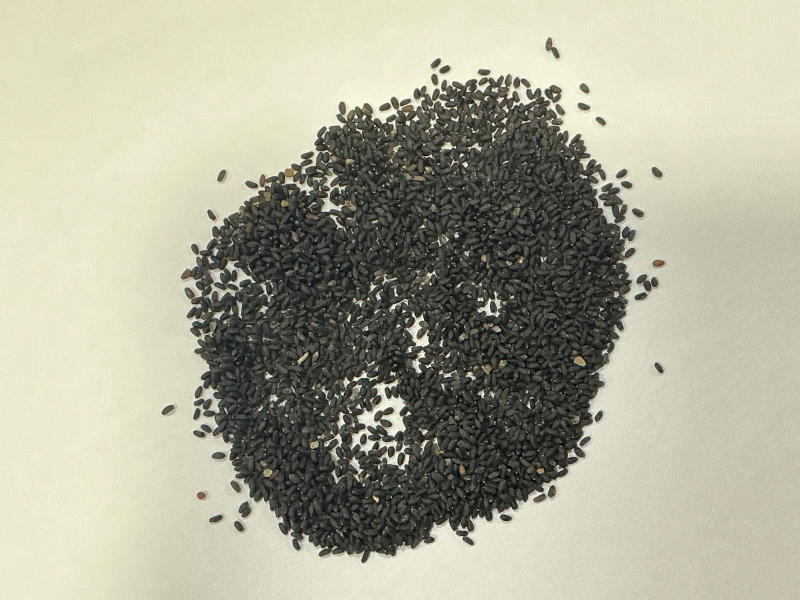
#> input picture Basil/1.jpg, 1600 x 1200 px (shown at 1/2 size)
$ python imageInput.py   (older library calls are emulated)
#> lines starting #> are read from the running program, lines starting #| are printed output that depends on the picture; after the words box and inside, x2 and y2 are one past the last pixel; in counts of white or black regions, pixels touching at a corner belong together
#> (reads chia_basil_dataset.csv from the repository)
#> the answer given: Basil/1.jpg
#> (reads knn_model.pkl from the repository)
#> (reads scaler.pkl from the repository)
import cv2
import joblib
import numpy as np
import pandas as pd
import tkinter as tk
from tkinter import filedialog
from skimage.feature import graycomatrix, graycoprops
from sklearn.neighbors import KNeighborsClassifier
from sklearn.preprocessing import StandardScaler

# Function to extract HSV + Texture + Edges + Shape features
def extract_features(image_path):
#> called with image_path = 'Basil/1.jpg'
    image = cv2.imread(image_path)
#> image is the input picture: shape (1200, 1600, 3); mean B, G, R 151.6, 170.6, 172
    if image is None:
        return None  # Handle invalid images

    image = cv2.resize(image, (200, 200))
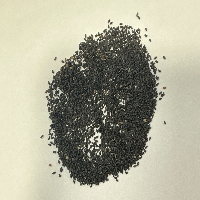
#> image: shape (200, 200, 3); mean B, G, R 151.8, 170.8, 172.2
    hsv_image = cv2.cvtColor(image, cv2.COLOR_BGR2HSV)
#> hsv_image: shape (200, 200, 3); mean H, S, V 31.1, 31.5, 172.7
    h, s, v = cv2.split(hsv_image)
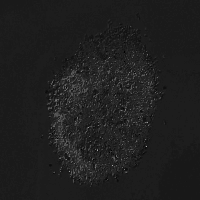
#> h: shape (200, 200); min 0, max 170, mean 31.1
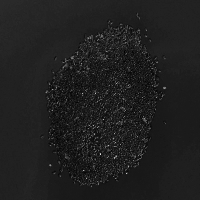
#> s: shape (200, 200); min 0, max 231, mean 31.5
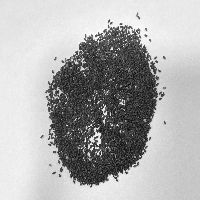
#> v: shape (200, 200); min 6, max 254, mean 172.7

    # HSV Features (Color)
    h_mean, s_mean, v_mean = np.mean(h), np.mean(s), np.mean(v)
#> h_mean = 31.14; s_mean = 31.46; v_mean = 172.7

    # Texture Features using GLCM (Grey Level Co-occurrence Matrix)
    gray_image = cv2.cvtColor(image, cv2.COLOR_BGR2GRAY)
    glcm = graycomatrix(gray_image, [1], [0], 256, symmetric=True, normed=True)
    contrast = graycoprops(glcm, 'contrast')[0, 0]
#> contrast = 981.1
    energy = graycoprops(glcm, 'energy')[0, 0]
#> energy = 0.0361

    # Edge Detection using Canny
    edges = cv2.Canny(gray_image, 100, 200)
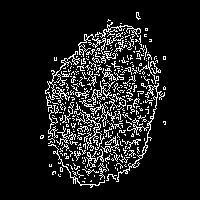
#> edges: shape (200, 200); 11.5% white in thin lines or dots, all inside (x1, y1, x2, y2) = (40, 12, 166, 188)
    edge_ratio = np.count_nonzero(edges) / (200 * 200)
#> edge_ratio = 0.115

    # Shape Features (Contour Analysis)
    contours, _ = cv2.findContours(edges, cv2.RETR_EXTERNAL, cv2.CHAIN_APPROX_SIMPLE)
#> contours = 309 contours, 294 with area under 20; largest, box (x1, y1, x2, y2) and area: (45, 51, 80, 101) 157, (116, 83, 165, 182) 118, (78, 34, 118, 60) 82, (82, 110, 105, 150) 60, (90, 100, 117, 127) 50
    if contours:
        largest_contour = max(contours, key=cv2.contourArea)
#> largest_contour = contour of 279 points, box (x1, y1, x2, y2) (45, 51, 80, 101), area 157
        area = cv2.contourArea(largest_contour)
#> area = 157
        perimeter = cv2.arcLength(largest_contour, True)
#> perimeter = 460.8
        circularity = (4 * np.pi * area) / (perimeter ** 2) if perimeter > 0 else 0
#> circularity = 0.00929
    else:
        area, perimeter, circularity = 0, 0, 0  # If no contours found

    # Return feature vector
    return [h_mean, s_mean, v_mean, contrast, energy, edge_ratio, area, perimeter, circularity]

# Load dataset
df = pd.read_csv("chia_basil_dataset.csv")
X = df.drop(columns=["Class"]).values  # Remove only the "Class" column, keep all features
y = df["Class"].values

# Normalize the data
scaler = StandardScaler()
X = scaler.fit_transform(X)

# Train k-NN model
k = 3
knn = KNeighborsClassifier(n_neighbors=k)
knn.fit(X, y)

def classify_image():
    file_path = filedialog.askopenfilename()
    if not file_path:
        return

    # ✅ Load trained model & scaler
    knn = joblib.load("knn_model.pkl")
    scaler = joblib.load("scaler.pkl")

    # ✅ Extract features from the new image
    features = extract_features(file_path)
#> features = [31.14, 31.46, 172.7, 981.1, 0.0361, 0.115, 157, 460.8, 0.00929]
    if features is None:
        print("⚠️ Invalid image. Please try again.")
        return

    features = np.array(features).reshape(1, -1)
    features_scaled = scaler.transform(features)  # Scale features

    # ✅ Get nearest neighbor distances
    distances, indices = knn.kneighbors(features_scaled)
#> distances = [[8.2e-16, 0.693, 0.766]]; indices = [[50, 94, 24]]
    avg_distance = np.mean(distances)
#> avg_distance = 0.486

    threshold = 1.5  # Set an appropriate threshold
    if avg_distance > threshold:
        print("🔴 The uploaded image is classified as: Unknown")
    else:
        prediction = knn.predict(features_scaled)[0]
#> prediction = 'Chia'
        print(f"🟢 The uploaded image is classified as: {prediction}")
#| 🟢 The uploaded image is classified as: Chia

# GUI for image upload
root = tk.Tk()
root.withdraw()  # Hide main window
print("Select an image for classification...")
classify_image()
